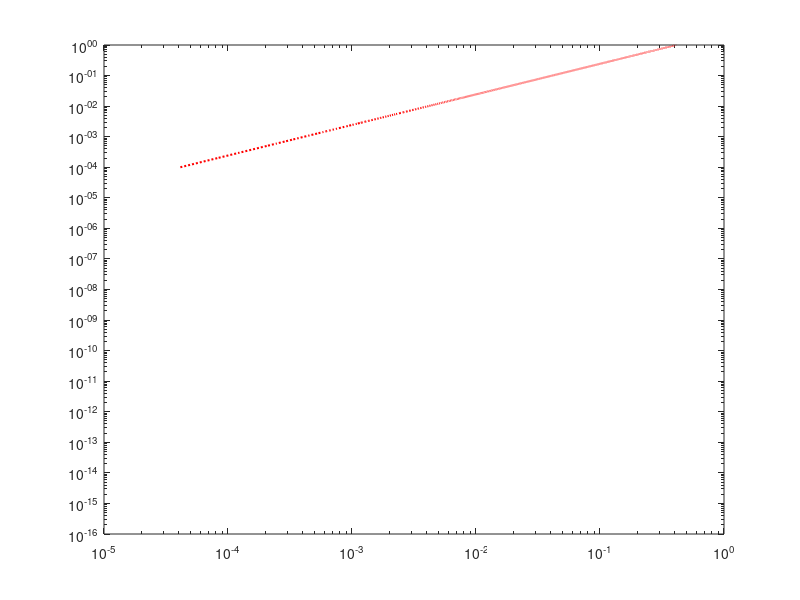

Write MATLAB code to recreate this figure. (Note: this script raises an error after producing the figure.)
% ---------------------------
%
% Script name: Steady_state_1D.R
%
% Purpose of script: Evaluate groundwater shape in a steady state and
%                    compare it with its analytic approximation obtained
%                    using matched asymptotics approach.
%
% Author: Piotr Morawiecki
%
% Date Created: 2023-01-24
%
% Copyright (c) Piotr Morawiecki, 2023
% Email: pwm27@bath.ac.uk
%
% ---------------------------
%
% Requires:
%  - MODELS/scenario_B_settings.mat   scenario settings (used can define
%                                     different parameters if needed)
%
% ---------------------------

%% Prepare the workspace and input data

clear                           % clear the workspace

addpath(genpath('MODELS'))      % add MODELS folder and its subdirectories
                                % to the search path
                                
load('scenario_B_settings.mat') % load predefined settings; alternatively
                                % you can define your own setting

dir = 'RESULTS/steady_state_1D/';   % output directory
if ~exist(dir, 'dir')
  mkdir(dir)                    % create the directory if it does not exist
end

nx = 10000;                     % set mesh size

%% Plot the groundwater shape

% Here we find the groundwater shape given by ODE
%
%     dH/dx = (rho0 * (1 - x) / H - 1) / sigma                          (1)
%
% for a0 < x < 1, and compare it to the matched asymptotics solution:
%
%     H(x) = 1 - rho0 * (1 - x + sigma - sigma * exp(-(x-a0)/sigma)))   (2)
%
% and its leading order approximation (for small sigma):
%
%     H(x) = 1 - rho0 * (1 - x)                                         (3)
%

% We calculate rho0 and a0 dimensionless parameters
rho0 = settings.r0*settings.Lx / (settings.K*settings.Sx*settings.Lz);
a0 = 1 - 1 / rho0;

% The comparison is done for the following sigma values
sigma_values = [0.001, 0.01, 0.1, 1, 10, 100];

% Set x values equally spaced between a0 and 1
x = linspace(a0, 1, nx);

% Evaluate leading order approximation (3)
H_leading = @(x) 1 - rho0 * (1 - x);

% Plot leading order approximation and export data to the file
loglog(x - a0, H_leading(x), ':r', 'LineWidth', 1.5)
writematrix([x - a0; H_leading(x)]', [dir, 'leading_order.dat'])

% For each sigma value we plot solution of ODE (1)
hold on
for sigma = sigma_values
  
  % Solve (1) using ode45 solver and custom tolerances
  options = odeset('RelTol',1e-10, 'AbsTol', 1e-10);
  sol_H0 = ode45(@(x,H) (rho0 * (1 - x) / H - 1) / sigma, ...
    linspace(a0, 1, 10000), 1, options);
  
  % Add the solution to the plot and export it to a datafile
  plot(sol_H0.x - a0, 1 - sol_H0.y, '-', 'LineWidth', 2)
  writematrix([sol_H0.x - a0; 1 - sol_H0.y]', ...
    [dir, 'sigma_', num2str(sigma),'_full.dat'])
end

% For each sigma value we plot approximated solution (2)
for sigma = sigma_values
  
  % Formula for the matched asymptotics solution
  H_matched = @(x) 1 - rho0 * (1 - x + sigma - sigma * exp(-(x-a0)/sigma));
  
  % Add the solution to the plot and export it to a datafile
  plot(sol_H0.x - a0, H_matched(sol_H0.x), '--k', 'LineWidth', 1.5)
  writematrix([sol_H0.x - a0; H_matched(sol_H0.x)]', ...
    [dir, 'sigma_', num2str(sigma),'_matched.dat'])
end
hold off

% Add plot labels, legend, grid, and set custom axes limits
xlabel('Distance from the saturation front, x-a_0')
ylabel('Groundwater depth, 1-H_0')
legend('outer solution, \sigma=0', '\sigma=0.001', '\sigma=0.01', ...
  '\sigma=0.1', '\sigma=1', '\sigma=10', '\sigma=100', ...
  'Location', 'SouthEast')
grid on
ylim([0 1])
xlim([0 1-a0])

% Set custom plot size, background color and export the figure
set(gcf, 'Position',  [100, 100, 800, 600])
set(gcf,'color','w');
exportgraphics(gcf, [dir, 'steady_state_1D.pdf'], 'Resolution', 300)